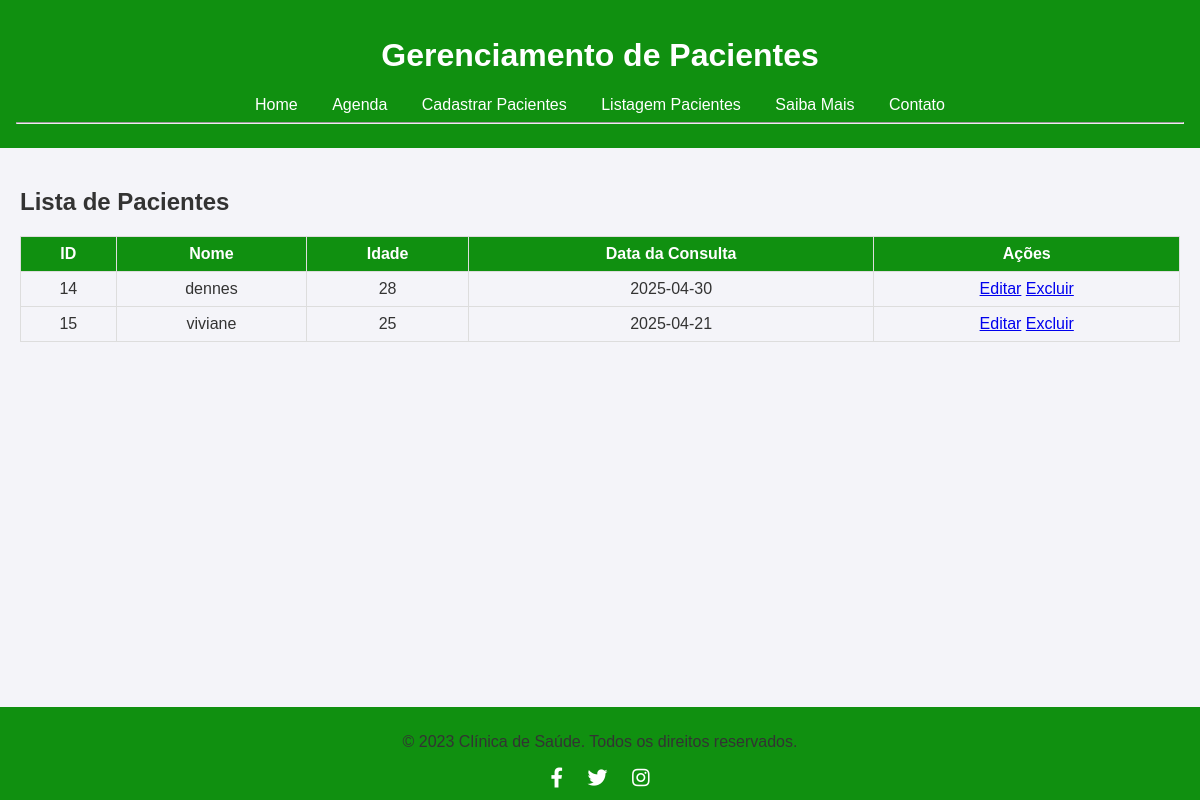
The page /listagem.html on the database as committed earlier.
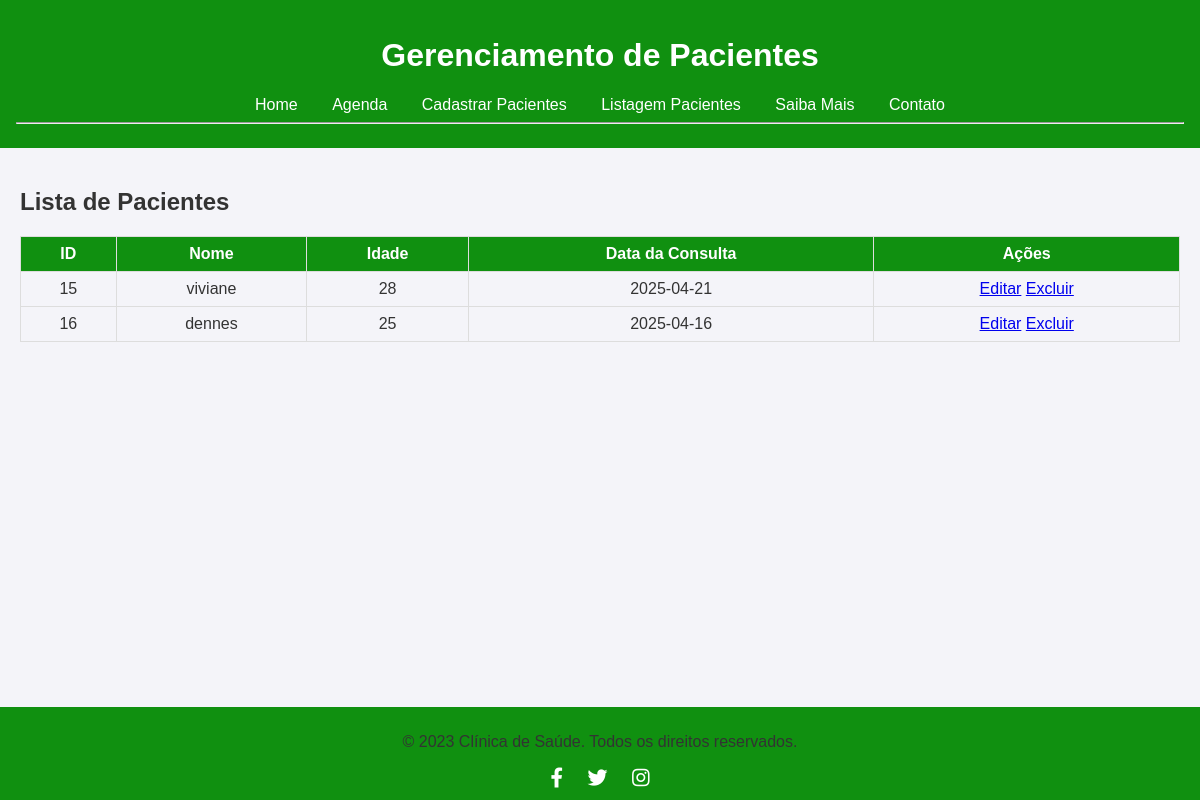
The same page on the database as committed later.
### tables this page shows
CREATE TABLE clientes (
            id INTEGER PRIMARY KEY AUTOINCREMENT,
            nome TEXT NOT NULL,
            idade TEXT NOT NULL,
            data_cadastro TEXT NOT NULL  
        );

### app.py (the view)
@app.route('/listagem.html')
def listagem ():
    conn = get_db_connection()
    clientes = conn.execute('SELECT * FROM clientes').fetchall()
    conn.close()
    return render_template('listagem.html', clientes=clientes)

### app.py (called while the page is built)
def get_db_connection():
    conn = sqlite3.connect('database.db')
    conn.row_factory = sqlite3.Row
    return conn

### Templates/listagem.html (shortened to what this page needs)
{% extends 'base.html' %}
{% block conteudo %}
    <h2>Lista de Pacientes</h2>
    <table border="1">
        <tr>
            <th>ID</th>
            <th>Nome</th>
            <th>Idade</th>
            <th>Data da Consulta</th>
            <th>Ações</th>
        </tr>
        {% for cliente in clientes %}
        <tr>
            <td>{{ cliente.id }}</td>
            <td>{{ cliente.nome }}</td>
            <td>{{ cliente.idade }}</td>
            <td>{{ cliente.data_cadastro }}</td>
            <td>
                <a href="{{ url_for('editar', index=cliente.id) }}">Editar</a>
                <a href="{{ url_for('excluir', index=cliente.id) }}">Excluir</a>
            </td>
        </tr>
        {% endfor %}
    </table>
{% endblock %}

### Templates/base.html (shortened to what this page needs)
<!DOCTYPE html>
<html lang="pt-br">
<head>
    <link rel="stylesheet" href="https://cdnjs.cloudflare.com/ajax/libs/font-awesome/5.15.4/css/all.min.css">
</head>
<body>
    <header>
        <h1>Gerenciamento de Pacientes</h1>
        <nav>
            <a href="{{ url_for('index') }}">Home</a>
            <a href="{{ url_for('agenda') }}">Agenda</a>
            <a href="{{ url_for('cadastrar') }}">Cadastrar Pacientes</a>
            <a href="{{ url_for('listagem') }}">Listagem Pacientes</a>
            <a href="{{ url_for('saiba_mais') }}">Saiba Mais</a>
            <a href="{{ url_for('contato') }}">Contato</a>
        </nav>
        <hr>
    </header>
    <main>
        {% block conteudo %}{% endblock %}
    </main>
    <footer>
        <div>
            <p>&copy; 2023 Clínica de Saúde. Todos os direitos reservados.</p>
            <div class="social-links">
                <a href="#"><i class="fab fa-facebook-f"></i></a>
                <a href="#"><i class="fab fa-twitter"></i></a>
                <a href="#"><i class="fab fa-instagram"></i></a>
            </div>
        </div>
    </footer>
</body>
</html>

### Templates/base.html (style rules this page uses)
body { font-family: Arial, sans-serif; margin: 0; padding: 0; background-color: #f4f4f9; color: #333; }
header { background-color:#109010; color: white; padding: 1rem; text-align: center; }
header nav a { color: white; text-decoration: none; margin: 0 15px; }
main { padding: 20px; }
footer { text-align: center; background-color: #109010; padding: 10px 0; position: fixed; bottom: 0; width: 100%; }
table { width: 100%; border-collapse: collapse; margin: 20px 0; }
table th, table td { border: 1px solid #ddd; padding: 8px; text-align: center; }
table th { background-color: #109010; color: white; }
.social-links { margin-top: 10px; }
.social-links a { color: white; margin: 0 10px; font-size: 20px; }

Rows that differ between the two databases and show on the page:
removed clientes: id "14", nome "dennes", idade "28", data_cadastro "2025-04-30"
changed clientes "viviane": idade "25" → "28"
added clientes: id "16", nome "dennes", idade "25", data_cadastro "2025-04-16"
